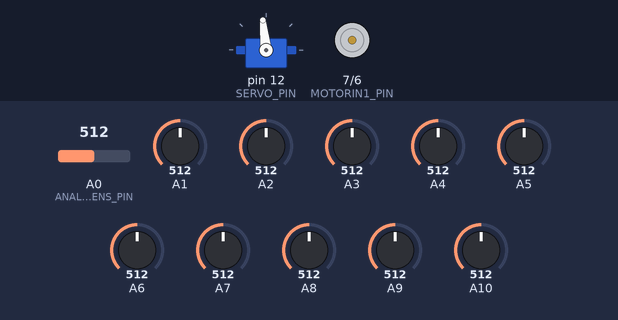
The sketch below on a simulated Arduino Mega 2560, built with avr-gcc and run on an emulated ATmega2560. On the bench: servo, motor-driver pin pairs drawn as motors (green arrow = first pin HIGH = forward, orange = second pin HIGH = backward, longer = more drive, scaled by the enable pin). The test bench sets the inputs (shaded band); at power-on: A0 (ANALOG_SENS_PIN) = 512, A1 = 512, A2 = 512, A3 = 512, A4 = 512, A5 = 512, A6 = 512, A7 = 512, A8 = 512, A9 = 512, A10 = 512. What the sketch prints to the serial monitor is not drawn.

Above: at 1.2 s.
1.3 s: A0 (ANALOG_SENS_PIN) set to 188
2.8 s: A0 (ANALOG_SENS_PIN) set to 159
At 3.7 s:
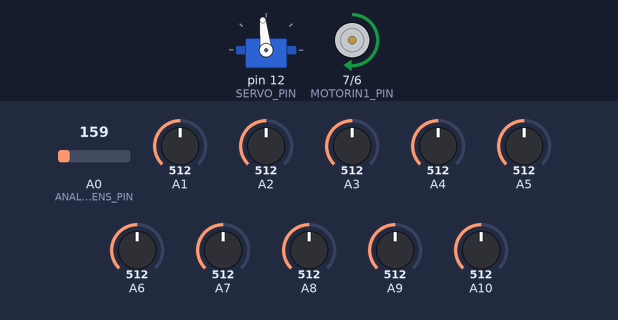
4.3 s: A1 set to 716
At 4.9 s:
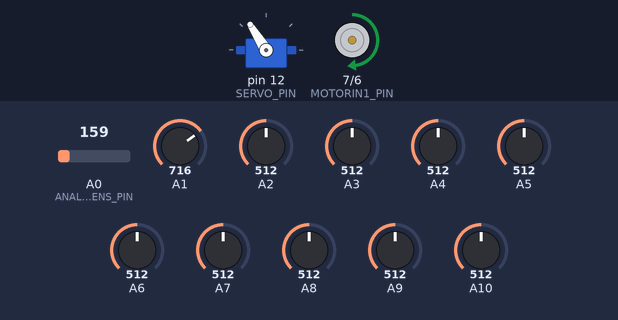
7.3 s: A1 set to 30
At 8.4 s:
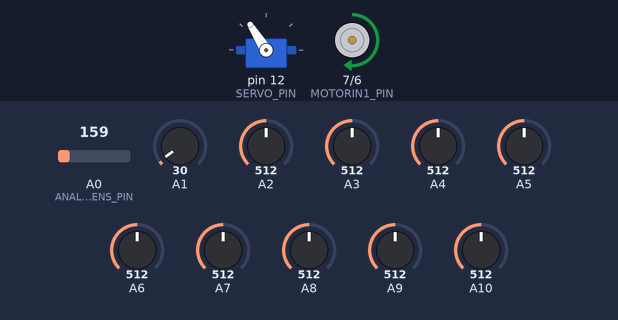
Timing chart, 0 to 9.8 s (numbered marks = the images above; inputs shaded):
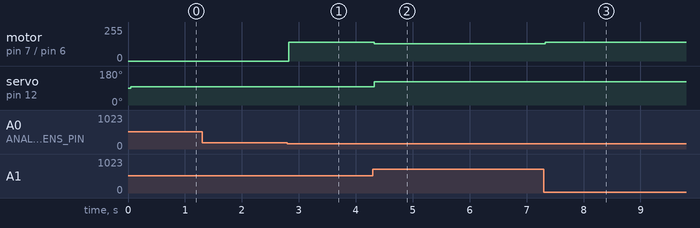

The sketch:

BluetoothRider.ino
```cpp
//////////////////////////////////////////////////////////////////////////////////////////////////////////////////
//////////////////////////////////////////////////////////////////////////////////////////////////////////////////
///////////////////////////////////Машина которая городская///////////////////////////////////////////////////////
///////////////////////////////////Машина которая городская///////////////////////////////////////////////////////
///////////////////////////////////Машина которая городская///////////////////////////////////////////////////////
//////////////////////////////////////////////////////////////////////////////////////////////////////////////////
//////////////////////////////////////////////////////////////////////////////////////////////////////////////////
//////////////////////////////////////////////////////////////////////////////////////////////////////////////////
// #include <Arduino.h>
#include <Servo.h>		// серво библиотека
#include <NewPing.h>	// дальномер библиотека

Servo servo;
////////////////////////////////////////////////////////////////////////////////////////////////////////////////////////
// PINOUT:
////////////////////////////////////////////////////////////////////////////////////////////////////////////////////////
#define DEBUG_RIDER 0

#define PWM_PIN 8				// пин мотора который отвечает за скорость
#define MOTORIN1_PIN 7			// пин мотора
#define MOTORIN2_PIN 6			// пин мотора1
#define DIGITAL_SENS_PIN 40		// пин первого цифрового сенсора
#define ANALOG_SENS_PIN 54      // пин первого аналогово сенсора
////////////////////////////////////////////////////////////////////////////////////////////////////////////////////////
#define PING_PIN  10  // Пин с Arduino подключен к пинам trigger и echo на ультразвуковом датчике расстояния
#define MAX_DISTANCE 40 // Максимальное расстояние, которое мы контролируем (в сантиметрах). Максимальное расстояние подобных датчиков находится в диапазоне 400-500см.
NewPing sonar(PING_PIN, PING_PIN, MAX_DISTANCE); // Настройка пинов и максимального расстояния
////////////////////////////////////////////////////////////////////////////////////////////////////////////////////////

#define SERVO_PIN 12
#define ZERO_POS 96				//среднее положение сервы
#define MAX_SERVO_ANGLE 40		//максимальный yгол поворот(по умолчанию 40)

#define MIN_MOTOR_SPEED 120		// минимальная скорость
#define MAX_MOTOR_SPEED 140		// максимальная скорость

#define TOTAL_SENSORS 11        // всего сенсоров

#define SER_DEBUG_ENABLE 1

int16_t sensor[TOTAL_SENSORS]={0, 0, 0, 0, 0, 0, 0, 0, 0, 0, 0};  // масив сенсоров
int16_t filtered_sensors[TOTAL_SENSORS]={0, 0, 0, 0, 0, 0, 0, 0, 0, 0, 0}; // масив сенсоров с фильтром
int16_t line_vector_val = 0;

////////////////////////////////////////////////////////////////////////////////////////////////////////////////////////////////////////////////////////////
int16_t white_color_val = 70;  // значение черного цвета
int16_t black_color_val = 1000;  // значение белого цвета
int16_t sensor_a[TOTAL_SENSORS]={0, 0, 0, 0, 0, 0, 0, 0, 0, 0, 0};  // массив с аналоговыми значениями
int16_t sensor_correction[TOTAL_SENSORS]={0, -2, -30, -1, -2, -2, 0, -2, -2, -10, -1};  // массив со значениями коррекции датчиков, для выравнивания их значений между собой
// 53,140,159,134,442,450,433,103,171,136,80,
// 0, -70, -89, -65, 0, 0, 0, -33, -100, -66, -10

// 163,86,315,75,563,578,514,80,77,297,68,
// -3, -2, -30, -1, -2, -2, 0, -2, -2, -156, -1             БЫЛО ТАК
// -93, -16, -245, 0, 0, 0, 0, -10, 0, -227, 0
// -3, -2, -30, -1, -2, -2, 0, -2, -2, -56, -1
int16_t light_correction = 0;   // поправка на освещенность

int16_t left_sens_val = 0;      // переменная для накопления значения левой ошибки
int16_t center_sens_val = 0;    // переменная для накопления значения ширины линии
int16_t right_sens_val = 0;     // переменная для накопления значения правой ошибки
int8_t convers_oper_flag = 0;   // флаг операции преобразования

int8_t lr_sum = 0; // сума l и r

int16_t lineCheck(int _sens_type = 0){ // проверяет наличие черной линии
	left_sens_val = 0; // значение левых сенсоров
	center_sens_val = 0; // значение центральных сенсоров
	right_sens_val = 0; // значение правый сенсоров
	convers_oper_flag = 0;
	white_color_val = 1023;  // значение черного цвета
	black_color_val = 0;     // значение белого цвета
	for(int i=0; i<TOTAL_SENSORS; i++){
	    // sensor_a[i] = analogRead(ANALOG_SENS_PIN + i);
	    sensor_a[i] = analogRead(ANALOG_SENS_PIN + i) + sensor_correction[i]; // масив аналаговых сенсоров с корекцией
	    if(sensor_a[i] < white_color_val){white_color_val = sensor_a[i];}  // определяем белый
	    if(sensor_a[i] > black_color_val){black_color_val = sensor_a[i];}  // определяем черный
	    Serial.print(String(sensor_a[i]) + ",");
	}
	Serial.print("   ");
	Serial.print("b ");
	Serial.print(black_color_val);  // выводим максимальное значение черного
	Serial.print("  ");
	Serial.print("w ");
	Serial.print(white_color_val); // выводим максимальное значение белого
	Serial.print("   coef [");
	Serial.print(float(black_color_val) / float(white_color_val)); // выводим коэфициент между черным и белым
	Serial.print("]  ");


	for(int i=0; i<TOTAL_SENSORS; i++){
	    if((sensor_a[i] >= (black_color_val - ((black_color_val - white_color_val) / 4))) && (sensor_a[i] >= (white_color_val * 3))){ //ошибка
	    	sensor[i] = 1; // черный
	    }
	    else{
	    	sensor[i] = 0; // белый
	    }

	    // if(sensor_a[i] >= (white_color_val * 3)){
	    // 	sensor[i] = 1;
	    // }
	    // else{
	    // 	sensor[i] = 0;
	    // }

	    Serial.print(String(sensor[i])); // выводим масив сенсоров
	}

	line_vector_val = errorAnalizer(); // задаем ошибку

	Serial.print("Error   "); // выводим Error
	Serial.print(line_vector_val); // выводим ошибку
	if(line_vector_val > 0 && line_vector_val <= 11){Serial.println(" >");}
	else if(line_vector_val < 0 && line_vector_val >= -11 ){Serial.println(" <");}
	else if(line_vector_val == 0){Serial.println(" | ");}
	return line_vector_val;
}
////////////////////////////////////////////////////////////////////////////////////////////////////////////////////////////////////////////////////////////////

int16_t watch_track_val = 0;

int16_t left_black = 0; // черный слева
int16_t right_black = 0; // черный справа
int16_t left_white = 0; // белый слева
int16_t right_white = 0; // белый справа

int32_t errorAnalizer(){ // анализ ошибки
	left_black = 0;
	right_black = 0;
	left_white = 0;
	right_white = 0;

	int32_t _line_vector_val_SS = 0;
 	sensorFiltrator();
 	for(int i=0; i<TOTAL_SENSORS; i++){
 		if((filtered_sensors[i] == 0) && (left_black == 0)){left_white ++;}
 		else if(filtered_sensors[i] != 0){left_black ++;}
 		if((filtered_sensors[(TOTAL_SENSORS - 1) - i] == 0) && (right_black == 0)){right_white ++;}
 		else if(filtered_sensors[(TOTAL_SENSORS - 1) - i] != 0){right_black ++;}
 	}

	_line_vector_val_SS = left_white - right_white;
	watch_track_val = left_white + right_white;
	Serial.println(" ");
	Serial.print("watch_track_val   ");
	Serial.println(watch_track_val);
	// Serial.print("   ");
	// Serial.print(_line_vector_val_SS);
	// Serial.print("   ");

	Serial.print("l,r,lb,rb = ");
	Serial.print("   l ");
	Serial.print(left_white);
	Serial.print("   r ");
	Serial.print(right_white);
	Serial.print("   lb ");
	Serial.print(left_black);
	Serial.print("   rb ");
	Serial.print(right_black);
	Serial.print("   lr sum ");
	lr_sum = left_white + right_white;
	Serial.println(lr_sum);

	return _line_vector_val_SS;
}

inline void sensorFiltrator(){ // фильтратор
	Serial.print(" F ");
	for(int i=0; i<TOTAL_SENSORS; i++){
		filtered_sensors[i] = sensor[i];
		Serial.print(filtered_sensors[i]);
	}
	Serial.println("   ");
}

uint8_t distanceF(){ // измеряем дистанцию
  delay(30); // Задержка в 30 миллисекунд между генерацией волн. 29 миллисекунд – минимально допустимая задержка.
  unsigned int _echo_time = sonar.ping(); // Генерация сигнала, получение времени в микросекундах (_echo_time).
  int _dist = _echo_time / US_ROUNDTRIP_CM;

  Serial.print("Distance: ");
  Serial.print(_dist); // Преобразование времени в расстояние и отображение результата (0 соответствует выходу за допустимый диапазон)
  Serial.println("cm");
  return _dist;
}


int16_t latch_vozvrata = 0;
inline void vozvratNaTrasy(){

}
int16_t prev_line_vector_val = line_vector_val;
inline void integraciya(){
	int16_t _skorost_ygla_povorota = 0;
	// находим скорость ухода с трассы
	if(prev_line_vector_val > line_vector_val){_skorost_ygla_povorota = prev_line_vector_val - line_vector_val;}
	else{_skorost_ygla_povorota = line_vector_val - prev_line_vector_val;}

	// находим вектор ухода с трассы(определяем уходим с трассы или возвращаемся на трассу)
	if(prev_line_vector_val < 0 && line_vector_val < 0){
		if(prev_line_vector_val > line_vector_val){}
		else if (prev_line_vector_val < line_vector_val){_skorost_ygla_povorota = 0 - _skorost_ygla_povorota;}
	}
	else if(prev_line_vector_val > 0 && line_vector_val > 0){
		if(prev_line_vector_val > line_vector_val){_skorost_ygla_povorota = 0 - _skorost_ygla_povorota;}
		else if (prev_line_vector_val < line_vector_val){}
	}
	else if(prev_line_vector_val > 0 && line_vector_val < 0){}
	else if(prev_line_vector_val < 0 && line_vector_val > 0){}
	else{}
	return _skorost_ygla_povorota;
}

inline void voditelWithoutPID(){ // функция которая отвечает за езду машины

	int16_t _line_veexp = line_vector_val;
	int16_t _line_veexp_2 = line_vector_val;

	// if(_line_veexp < -11){_line_veexp = -11;}
	// else if(_line_veexp > 11){_line_veexp = 11;}

	int16_t _required_servo_pos = 0;
	_required_servo_pos = map(_line_veexp, -11, 11, ZERO_POS + (MAX_SERVO_ANGLE - 5), ZERO_POS - (MAX_SERVO_ANGLE - 5)); // выводим нужный градус поворота
	if(watch_track_val !=22 && lr_sum >= 8){servo.write(_required_servo_pos);}

	int16_t vect_trass = integraciya;
	// if(vect_trass < 0){ // ВОЗВРАЩАЕМСЯ НА ТРАССУ
	// 	// if(_line_veexp < -11){_line_veexp = -11;}
	// 	// else if(_line_veexp > 11){_line_veexp = 11;}

	// 	_required_servo_pos = map(_line_veexp, -11, 11, ZERO_POS + (MAX_SERVO_ANGLE - 5), ZERO_POS - (MAX_SERVO_ANGLE - 5)); // выводим нужный градус поворота
	// 	if(watch_track_val !=22 && lr_sum >= 7){servo.write(_required_servo_pos);}
	// }
	// else if(vect_trass == 0){ // БЕЗ ИЗМИНЕНИЙ
	// 	// if(_line_veexp < -11){_line_veexp = -11;}
	// 	// else if(_line_veexp > 11){_line_veexp = 11;}

	// 	_required_servo_pos = map(_line_veexp, -11, 11, ZERO_POS + MAX_SERVO_ANGLE, ZERO_POS - MAX_SERVO_ANGLE); // выводим нужный градус поворота
	// 	if(watch_track_val !=22 && lr_sum >= 7){servo.write(_required_servo_pos);}
	// }
	// else if(vect_trass > 0){ // ВЫЛЕТАЕМ С ТРАССЫ
	// 	// if(_line_veexp < -11){_line_veexp = -11;}
	// 	// else if(_line_veexp > 11){_line_veexp = 11;}

	// 	_required_servo_pos = map(_line_veexp, -10, 10, ZERO_POS + MAX_SERVO_ANGLE, ZERO_POS - MAX_SERVO_ANGLE); // выводим нужный градус поворота
	// 	if(watch_track_val !=22 && lr_sum >= 7){servo.write(_required_servo_pos);}
	// }

	int16_t _required_motor_speed;
	if(line_vector_val > 0){ // работаем со скоростью
		_required_motor_speed = map(_line_veexp_2, 5, 11, MAX_MOTOR_SPEED, MIN_MOTOR_SPEED);
	}else if(line_vector_val < 0){
		_required_motor_speed = map(_line_veexp_2, -5, -11, MAX_MOTOR_SPEED, MIN_MOTOR_SPEED);
	}
	else { _required_motor_speed = MAX_MOTOR_SPEED;}
	if(_line_veexp_2 > -5 && _line_veexp_2 < 5){_required_motor_speed = MAX_MOTOR_SPEED;}

	// _required_motor_speed = MAX_MOTOR_SPEED; // задаем что используем только максимальную скорость

	digitalWrite(MOTORIN1_PIN, HIGH); //едем прямо
	digitalWrite(MOTORIN2_PIN, LOW); //едем прямо
	if(watch_track_val != 22){ // заставляем машину ехать когда есть линия/стоять когда нет линии
		// if (left_black >= 1 && (lr_sum != 10 && line_vector_val ))
		if(_required_motor_speed == 255){digitalWrite(PWM_PIN, HIGH);}
		else{analogWrite(PWM_PIN, _required_motor_speed);}
	}
	else{
		// uint8_t _dist = distanceF();
		// if(_dist >= 0){ // Если видим препятствие - стоим
			digitalWrite(PWM_PIN, LOW);
		// 	// servo.write(ZERO_POS);
		// }
		// else{  // возврат на трассу
		// 	vozvratNaTrasy();
		// }
	}

	Serial.print("   ");
	Serial.print(_required_servo_pos);
	Serial.print("   ");
	Serial.println(_required_motor_speed);
}

inline void generalDriver(){ // основниая функция в которой выполняем все действия
	lineCheck();
	if(line_vector_val > 0 && line_vector_val <= 11){latch_vozvrata = 1;}
	else if(line_vector_val < 0 && line_vector_val <= -11 ){latch_vozvrata = -1;}
	voditelWithoutPID();
}
void setup(){
	pinMode(PWM_PIN, OUTPUT);
	pinMode(MOTORIN1_PIN, OUTPUT);
	pinMode(MOTORIN2_PIN, OUTPUT);

	Serial.begin(115200);

	servo.attach(SERVO_PIN);
	delay(50);
	servo.write(ZERO_POS);
}

void loop(){
// uint32_t rttyu = millis();;

generalDriver(); // выполняем эту функцию

// delay(500);
// Serial.print("time   ");
// Serial.println(millis() - rttyu);
}


// PID
	/*//////////////////////////////////////////////////////////////////////////////////////////////////

	int32_t avgSpeed = 150; // средняя скорость моторов
	int32_t kP = 10; // коэффициент пропорциональной обратной связи
	int32_t kD = 5;  // коэффициент дифференциальной обратной связи
	int32_t kI = 5;  // коэффициент интегральной обратной связи

	int32_t correction;
	int32_t err;

	int32_t err_arr[] = {0, 0, 0, 0, 0, 0, 0, 0, 0, 0};
	int32_t err_p = -1;

	prevErr = bot_position();

	int32_t pidRegulator()
	{
	err = bot_position();
	err_p = (err_p + 1) % 10;
	err_arr[err_p] = err;

	P = err * KP;
	D = (err_arr[err_p] - err_arr[(err_p+11) % 10])*KD;
	int err_sum = 0;
	for (int i = 0; i < 10; i++) err_sum += err_arr[i];
	I = err_sum/10*KI;

	correction = P + I + D;
	return correction;

	// motor1.move(avgSpeed*(1+correction));
	// motor2.move(avgSpeed*(1-correction));

	delay(2);
	}

	//////////////////////////////////////////////////////////////////////////////////////////////////*/
 
```

Measured:
- the behaviour switches between 171 and 170 on A0 (ANALOG_SENS_PIN) (found by bisection; images 0 and 1)
- after the input at 2.8 s, motor on pin 7 (MOTORIN1_PIN) / pin 6 (MOTORIN2_PIN): stopped → forward 140/255 at once
- after the input at 4.3 s, motor on pin 7 (MOTORIN1_PIN) / pin 6 (MOTORIN2_PIN): forward 140/255 → forward 130/255 at once; servo on pin 12 (SERVO_PIN): 96° → 122° at once
- after the input at 7.3 s, motor on pin 7 (MOTORIN1_PIN) / pin 6 (MOTORIN2_PIN): forward 130/255 → forward 140/255 at once
